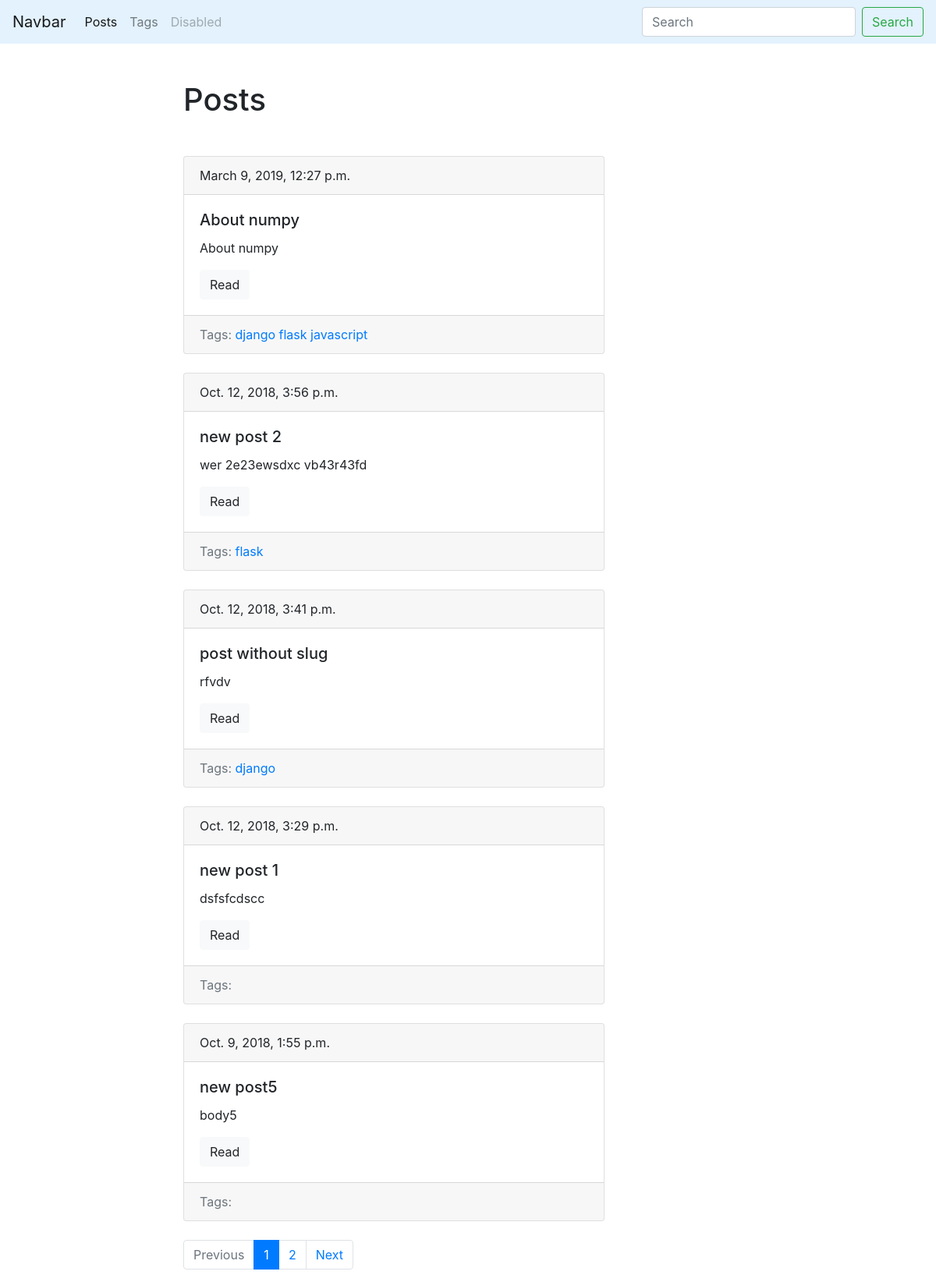
/blog/, run on an earlier commit of the app's database.
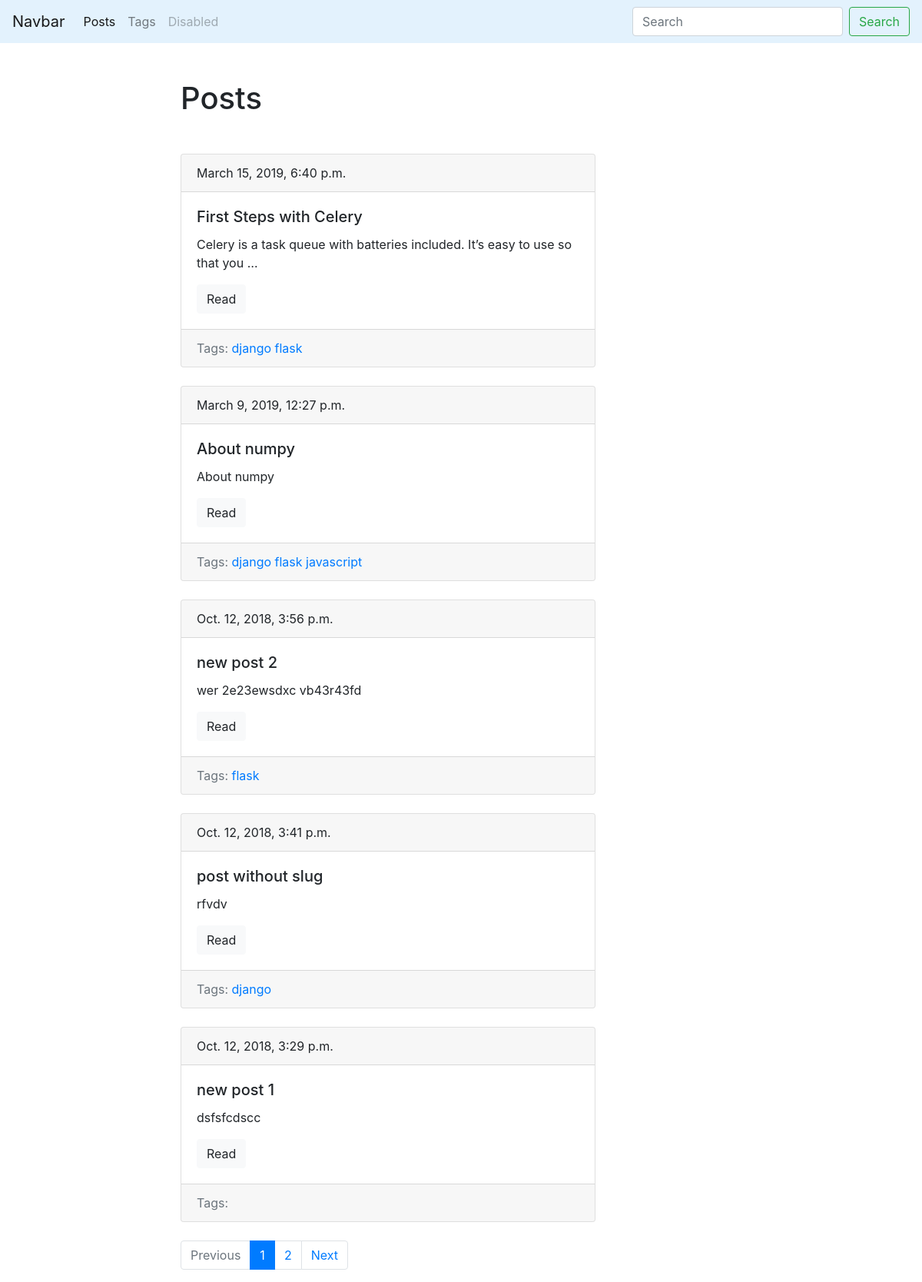
And on a later commit of the database.
### blog/models.py (models this page shows, shortened)
class Post(models.Model):
    title = models.CharField(max_length=150, db_index=True)
    slug = models.SlugField(max_length=150, blank=True, unique=True)
    body = models.TextField(blank=True, db_index=True)
    tags = models.ManyToManyField('Tag', blank=True, related_name='posts')
    date_pub = models.DateTimeField(auto_now_add=True)
    def get_absolute_url(self):
        return reverse('post_detail_url', kwargs={'slug': self.slug})
    class Meta:
        ordering = ['-date_pub']

class Tag(models.Model):
    title = models.CharField(max_length=150)
    slug = models.SlugField(max_length=150, unique=True)
    def get_absolute_url(self):
        return reverse('tag_detail_url', kwargs={'slug': self.slug})
    class Meta:
        ordering = ['title']

### blog/views.py (the view)
# urls.py: path('', posts_list, name='posts_list_url'),
def posts_list(request):
    search_query = request.GET.get('search', '')
    if search_query:
        posts = Post.objects.filter(Q(title__icontains=search_query) | Q(body__icontains=search_query))
    else:
        posts = Post.objects.all()
    paginator = Paginator(posts, 5)
    page_number = request.GET.get('page', 1)
    page = paginator.get_page(page_number)
    is_paginated = page.has_other_pages()
    if page.has_previous():
        prev_url = '?page={}'.format(page.previous_page_number())
    else:
        prev_url = ''
    if page.has_next():
        next_url = '?page={}'.format(page.next_page_number())
    else:
        next_url = ''
    context = {
        'page_object': page,
        'is_paginated': is_paginated,
        'next_url': next_url,
        'prev_url': prev_url
    }
    return render(request, 'blog/index.html', context=context)

### blog/templates/blog/index.html (shortened to what this page needs)
{% extends 'blog/base_blog.html' %}
{% block content %}
<h1 class="mb-5">Posts</h1>
    {% for post in page_object.object_list %}
            {% include 'blog/includes/post_card_template.html' %}
    {% endfor %}
{% endblock %}

### blog/templates/blog/includes/post_card_template.html
<div class="card mb-4">
  <div class="card-header">
      {{ post.date_pub }}
  </div>
  <div class="card-body">
    <h5 class="card-title">{{ post.title }}</h5>
    <p class="card-text">{{ post.body|truncatewords:15 }}</p>
    <a href="{{ post.get_absolute_url }}" class="btn btn-light">Read</a>
  </div>
    <div class="card-footer text-muted">
        Tags:
        {% for tag in post.tags.all %}
            <a href="{{ tag.get_absolute_url}}">{{ tag.title }}</a>
        {% endfor %}
    </div>
</div>

What changed in the data, as far as the page shows it:
no longer on this page (row unchanged): Post: date_pub "Oct. 9, 2018, 1:55 p.m.", title "new post5", body "body5"
added Post: date_pub "March 15, 2019, 6:40 p.m.", title "First Steps with Celery", body "Celery is a task queue with batteries included. It’s easy to use so that you …", Tag (title "django"), Tag (title "flask")
